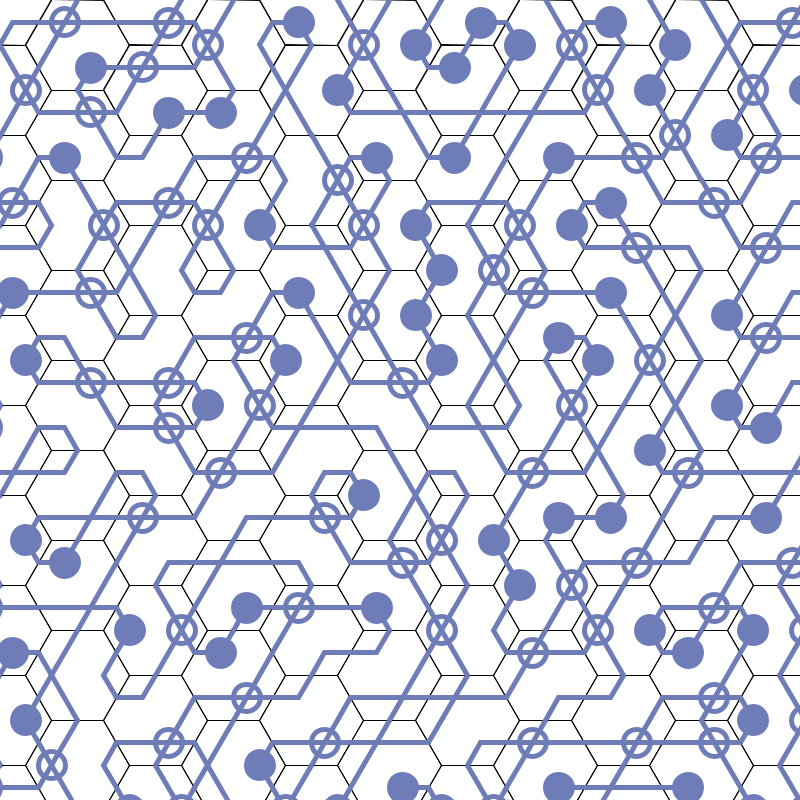
Frame 1 (no input)
Frame 60 (the mouse pressed at the canvas centre just before this capture): identical to frame 1, image omitted
Frame 120 (the mouse held since frame 60 and released just before this capture): identical to frame 1, image omitted

The Processing sketch that drew this single still picture (run headless with seeded random() and noise(); from frame 60 on, the mouse is pressed at the canvas centre):

// Processing sketch: processing_64132
// ── processing_64132.pde

/* litmus4_cover
   Version: 1.0, 2012-06-15
   
   Code to generate the cover image for Litmus Paper issue 4, 16 June 2012
   
   Written by Phillip Kent for Litmus Paper at the Cheltenham Science Festival
   
   http://design-science.org.uk/litmus-paper/
   http://www.openprocessing.org/collection/1676

   Acknowledgements:
   This code is based on "hextiles" by Maciek Makowski
   http://www.openprocessing.org/sketch/6785 
   
   USE THESSE KEYS TO CONTROL THE SKETCH:
   F = tile flips on/off
   H = show hexagons on/off
   O = restart with ordered tiles
   R = restart with random tiles
*/

//Uncomment next line to get PDF output
//import processing.pdf.*;

int tileSize =  90;
boolean firstFrame;
boolean startRandom;
boolean randomFlip;
boolean showHexagon;
float centreX, centreY, r, theta;
//float transformFactor,transformFactorMin, transformFactorMax; //not in use in this version

void setup() {
  //Use next line to make PDF output and comment out the other size(...)
  //size(800,800, PDF, "cover4test.pdf");
  size(800,800);
  background(255, 255, 255);
  stroke(0);
  smooth();
  noFill();
  frameRate(5);
  firstFrame = true;
  startRandom = true;
  randomFlip = false;
  showHexagon = true;
  centreX = width/2;
  centreY = height/2;
  /* not in use in this version
  transformFactor = 75;  
  transformFactorMin = 10; 
  transformFactorMax = 150;
  */
}

void drawInitial() {
  float dx = tileSize * cos(radians(30)) * 2;
  int startval = int(random(5));
  int l = 0;
  for (float y = 0.0; y < height + tileSize; y += tileSize/2) {
    for (float x = l % 2 * dx / 2; x < width + tileSize; x += dx) {     
      if (startRandom) {
        strokeWeight(1);
        if (showHexagon) { stroke(0); } else { stroke(255);}       
        blankModule(x,y,tileSize);
        stroke(110,124,184);
        strokeWeight(5);
        int randnum = int(random(5)); 
        module(x, y, tileSize, randnum, 0);
      } else {
        strokeWeight(1);
        if (showHexagon) { stroke(0); } else { stroke(255);}
        blankModule(x, y, tileSize);
        stroke(110,124,184);
        strokeWeight(5);
        module(x, y, tileSize, startval,0);
      }
    }
    
    l++;
  }
}

void draw() {
  smooth();
  if (firstFrame) {
      background(255);
      drawInitial();
      firstFrame = false;
      return;
  }
  
  //If you want PDF output, uncomment the next line
  //exit(); 
  
 if (randomFlip) {  // only change tiles if randomFlip=true
  float dx = tileSize * cos(radians(30.0)) * 2.0;
  int l = (int) random(2 * height / tileSize);
  float y = l * tileSize / 2.0;
  float x = l % 2 * dx / 2 + (int) random(width / dx) * dx;
  fill(255);
  strokeWeight(1);
  if (showHexagon) { stroke(0); } else { stroke(255);}
  blankModule(x, y, tileSize);
  noFill();
  stroke(110,124,184);
  strokeWeight(5);
  int randnum = int(random(5)); 
  module(x, y, tileSize, randnum, 0); 
 }
}

void keyPressed() {
  if (key == 'h' || key == 'H') {
      showHexagon = !showHexagon;
  }
  if (key == 'f' || key == 'F') {
      randomFlip = !randomFlip;
  }
  if (key == 'r' || key == 'R') {
      firstFrame=true;
      startRandom=true;
  }
  if (key == 'o' || key == 'O') {
      firstFrame=true;
      startRandom=false;
  }
  /* not in use in this version
  if (key == '.' || key == '>') {
      if (transformFactor > transformFactorMin) { 
         transformFactor-- ;
         firstFrame=true;
         startRandom=true;
      }
  }
  if (key == ',' || key == '<') {
      if (transformFactor < transformFactorMax) { 
         transformFactor++ ; 
         firstFrame=true;
         startRandom=true;
     }
  }
  */
}

//Functions to define the spatial transformation

//null transform
float transformX(float x, float y) {
  return x;
}
float transformY(float x, float y) {
  return y;
}

/* not in use in this version
float transformX(float x, float y) {
  float cx = x - width/2;
  float cy = y - height/2;
  float r = sqrt(cx*cx + cy*cy);
  return width/2 + width*atan(r/transformFactor)/PI*cos(PI+atan2(cy,cx));
}

float transformY(float x, float y) {
  float cx = x - width/2;
  float cy = y - height/2;
  float r = sqrt(cx*cx + cy*cy);
  return height/2 + width*atan(r/transformFactor)/PI*sin(PI+atan2(cy,cx));
}
*/


// Erase the current tile with blank space
void blankModule(float cx, float cy, float size) {
  float side = size * tan(radians(30));
  beginShape();
  for (int i = 0; i <= 6; i++) {
    vertex(transformX( cx + side*cos(i*PI/3),cy+side*sin(i*PI/3)), 
           transformY( cx + side*cos(i*PI/3),cy+side*sin(i*PI/3)));
  }
  endShape();
}

void module(float cx, float cy, float size, int rotation, int bShadow) {
  //bShadow = 0 for a 'fill' arc, 1 or -1 for a shadow arc
  int startCurveRotation = rotation + 2; //need to shift the start angle of small arc 
  float arcCentreX,arcCentreY;
  float side = size * tan(radians(30));
  float smallArcRadius = (side / 2) + 0.7*bShadow;
  float bigArcRadius = size * cos(radians(30))  + 0.7*bShadow;
  float nodesize=0.3*size;
  
  //SMALL ARC
  arcCentreX = cx + side*cos(rotation*PI/3);
  arcCentreY = cy + side*sin(rotation*PI/3);
  
  //put 'node' position 1 by random choice
  if (random(1)<0.7) { 
    fill(110,124,184);
    ellipse(transformX(arcCentreX + smallArcRadius*cos(startCurveRotation*PI/3+PI/3), 
                      arcCentreY+smallArcRadius*sin(startCurveRotation*PI/3+PI/3)), 
         transformY(arcCentreX + smallArcRadius*cos(startCurveRotation*PI/3+PI/3), 
            arcCentreY+smallArcRadius*sin(startCurveRotation*PI/3+PI/3)),nodesize,nodesize);
    noFill();        
  }
  
  //put 'node' position 2 by random choice
  if (random(1)<0.7) { 
    //fill(110,124,184);
    ellipse(transformX(arcCentreX + 3*smallArcRadius*cos(startCurveRotation*PI/3+PI/3), 
                      arcCentreY+3*smallArcRadius*sin(startCurveRotation*PI/3+PI/3)), 
         transformY(arcCentreX + 3*smallArcRadius*cos(startCurveRotation*PI/3+PI/3), 
            arcCentreY+3*smallArcRadius*sin(startCurveRotation*PI/3+PI/3)),nodesize,nodesize);
    //noFill();        
  }
  
  beginShape();
    for (float n = 0.0; n <= 2.0; n = n+1.0) {   
      vertex(transformX( arcCentreX + smallArcRadius*cos(startCurveRotation*PI/3+n/2.*2*PI/3), 
                      arcCentreY+smallArcRadius*sin(startCurveRotation*PI/3+n/2.*2*PI/3)), 
         transformY(arcCentreX + smallArcRadius*cos(startCurveRotation*PI/3+n/2.*2*PI/3), 
            arcCentreY+smallArcRadius*sin(startCurveRotation*PI/3+n/2.*2*PI/3) )); 
    }
  endShape();
  
  //BIG ARC 1
  float arcradius = 2.*side*cos(PI/6.);
  float centreangle= 5*PI/6. - float(rotation)*PI/3.;
  float steps;
  steps = 1;
  arcCentreX = cx + arcradius*cos(-centreangle);
  arcCentreY = cy + arcradius*sin(-centreangle);
  startCurveRotation = rotation;
  
  beginShape();
    for (float n = 0.0; n <= steps; n = n+1.0) {    
      vertex(transformX( arcCentreX + bigArcRadius*cos(startCurveRotation*PI/3+n/steps*PI/3), 
                      arcCentreY+bigArcRadius*sin(startCurveRotation*PI/3+n/steps*PI/3)), 
         transformY(arcCentreX + bigArcRadius*cos(startCurveRotation*PI/3+n/steps*PI/3), 
            arcCentreY+bigArcRadius*sin(startCurveRotation*PI/3+n/steps*PI/3) )); 
    }
  endShape();
  
  
  //BIG ARC 2
  arcradius = 2.*side*cos(PI/6.);
  centreangle= 7.*PI/6. -float(rotation)*PI/3.;
  arcCentreX = cx + arcradius*cos(-centreangle);
  arcCentreY = cy + arcradius*sin(-centreangle);
  startCurveRotation = rotation+5;
  beginShape();
    for (float n = 0.0; n <= steps; n = n+1.0) { 
      vertex(transformX( arcCentreX + bigArcRadius*cos(startCurveRotation*PI/3+n/steps*PI/3), 
                      arcCentreY+bigArcRadius*sin(startCurveRotation*PI/3+n/steps*PI/3)), 
         transformY(arcCentreX + bigArcRadius*cos(startCurveRotation*PI/3+n/steps*PI/3), 
            arcCentreY+bigArcRadius*sin(startCurveRotation*PI/3+n/steps*PI/3) )); 
    }
  endShape();
  
  
}
